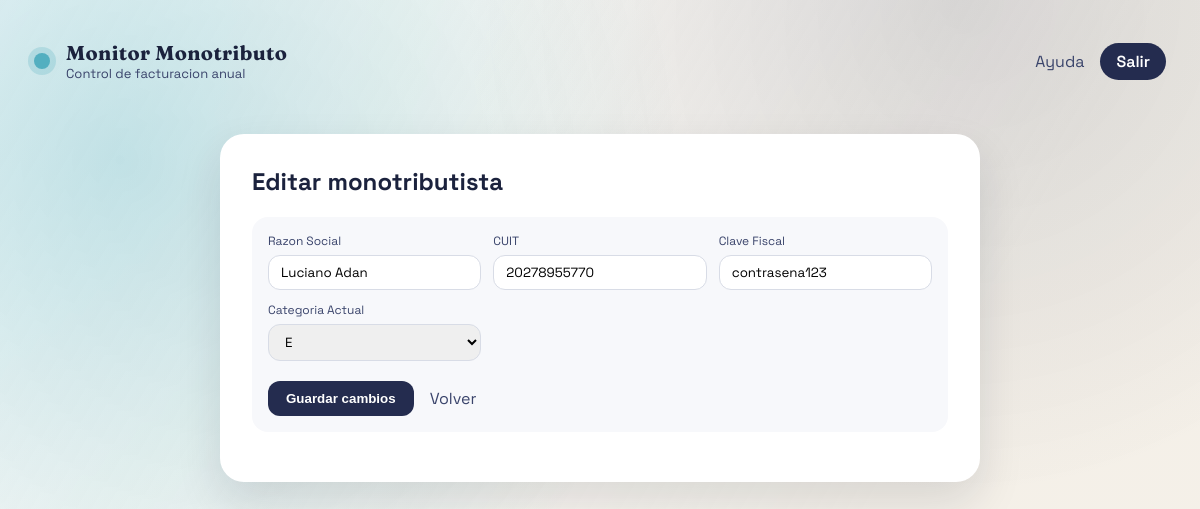
Page /monotributistas/7/edit (signed in) on the committed database.
### website/models.py (models this page shows)
class Monotributista(db.Model):
    id = db.Column(db.Integer, primary_key=True)
    razon_social = db.Column(db.String(160), nullable=False)
    cuit = db.Column(db.String(20), nullable=False)
    clave_fiscal = db.Column(db.String(120), nullable=False)
    categoria_actual_id = db.Column(db.Integer, db.ForeignKey("categoria.id"))
    categoria_corresponde_id = db.Column(db.Integer, db.ForeignKey("categoria.id"))
    categoria_actual = db.relationship(
        "Categoria", foreign_keys=[categoria_actual_id], lazy="joined"
    )
    categoria_corresponde = db.relationship(
        "Categoria", foreign_keys=[categoria_corresponde_id], lazy="joined"
    )
    facturas = db.relationship(
        "Factura", back_populates="monotributista", cascade="all, delete-orphan"
    )

class Categoria(db.Model):
    id = db.Column(db.Integer, primary_key=True)
    nombre = db.Column(db.String(40), unique=True, nullable=False)
    orden = db.Column(db.Integer, nullable=False)
    tope_facturacion = db.Column(db.Numeric(14, 2), nullable=False)

### website/views.py (the view, shortened to what this page needs)
@main_bp.route("/monotributistas/<int:monotributista_id>/edit", methods=["GET", "POST"])
@login_required
def edit_monotributista(monotributista_id):
    monotributista = Monotributista.query.get_or_404(monotributista_id)
    categorias = Categoria.query.order_by(Categoria.orden).all()
    return render_template(
        "edit_monotributista.html",
        monotributista=monotributista,
        categorias=categorias,
    )

### website/models.py (called while the page is built)
def get_user_by_id(user_id: str) -> User | None:
    if not user_id:
        return None
    return User.query.get(int(user_id))

### website/templates/edit_monotributista.html
{% extends "base.html" %}
{% block content %}
<section class="form-page">
  <div class="form-card">
    <h1>Editar monotributista</h1>
    <form method="post" class="panel__form" data-confirm="Confirmar guardado del monotributista?">
      <div class="form-grid">
        <label class="field">
          Razon Social
          <input type="text" name="razon_social" value="{{ monotributista.razon_social }}" required>
        </label>
        <label class="field">
          CUIT
          <input type="text" name="cuit" value="{{ monotributista.cuit }}" required>
        </label>
        <label class="field">
          Clave Fiscal
          <input type="text" name="clave_fiscal" value="{{ monotributista.clave_fiscal }}" required>
        </label>
        <label class="field">
          Categoria Actual
          <select name="categoria_actual_id" required>
            {% for categoria in categorias %}
              <option value="{{ categoria.id }}" {% if monotributista.categoria_actual_id == categoria.id %}selected{% endif %}>{{ categoria.nombre }}</option>
            {% endfor %}
          </select>
        </label>
      </div>
      <div class="form-actions">
        <button class="primary" type="submit">Guardar cambios</button>
        <a class="ghost-link" href="{{ url_for('main.dashboard', tab='monotributistas') }}">Volver</a>
      </div>
    </form>
  </div>
</section>
{% endblock %}

### website/static/css/style.css (style rules this page uses)
:root { --blue: #242c4f; --sky: #53afc0; --white: #ffffff; --sand: #f4f0e8; --navy-90: #1b223d; --navy-40: #3a446b; --mint: #d7f0f4; --rose: #f9d3c8; --sun: #f6d98d; --shadow: 0 20px 45px rgba(20, 28, 52, 0.12); }
* { box-sizing: border-box; }
body { margin: 0; font-family: 'Space Grotesk', 'Trebuchet MS', sans-serif; background: var(--sand); color: var(--navy-90); }
.page { min-height: 100vh; position: relative; padding: 28px 28px 60px; }
.ghost-link { color: var(--navy-40); text-decoration: none; }
.panel__form { background: #f7f8fb; border-radius: 16px; padding: 16px; margin-bottom: 18px; display: grid; gap: 12px; }
.form-grid { display: grid; grid-template-columns: repeat(auto-fit, minmax(180px, 1fr)); gap: 12px; }
.form-actions { display: grid; gap: 12px; margin-top: 8px; }
.field { display: grid; gap: 6px; font-size: 12px; color: var(--navy-40); }
.field input, .field select { border: 1px solid #d8dce6; border-radius: 12px; padding: 8px 12px; font-family: inherit; }
.primary { background: var(--blue); color: var(--white); border: none; padding: 10px 18px; border-radius: 12px; cursor: pointer; font-weight: 600; justify-self: start; }
.form-page { display: flex; justify-content: center; padding: 20px 0; }
.form-card { background: var(--white); padding: 32px; border-radius: 24px; box-shadow: var(--shadow); max-width: 760px; width: 100%; }
.form-card h1 { margin-top: 0; }
.form-actions { display: flex; gap: 16px; align-items: center; }

### rows in the picture
Monotributista: razon_social "Luciano Adan", cuit "20278955770", clave_fiscal "contrasena123", categoria_actual_id "E"
